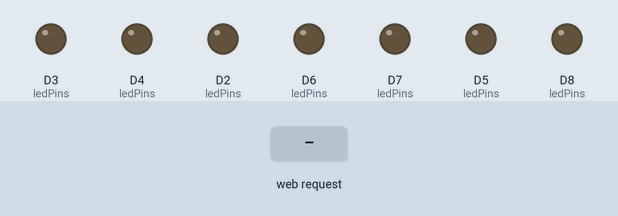
A sketch run on a simulated ESP8266 (NodeMCU). Parts: output pins drawn as LEDs (lit = HIGH). Inputs (shaded band) come from the test bench. What the sketch prints to the serial monitor is not drawn.

Above: at 2.2 s.
2.3 s: HTTP request GET /led received
At 3.5 s:
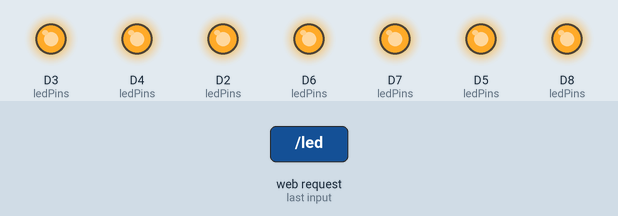
3.8 s: HTTP request GET /led?plain=1 received
At 4.6 s:
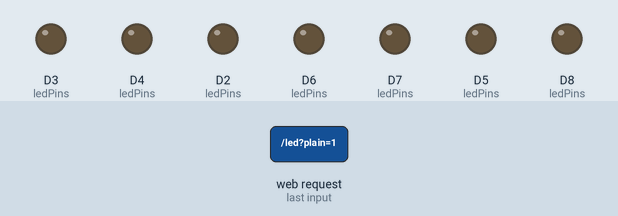
5.3 s: HTTP request GET /led?plain=0 received
At 5.7 s:
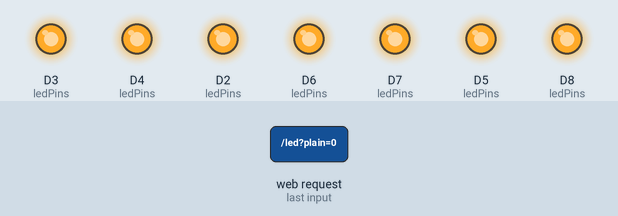
Timing chart, 0 to 8.3 s (numbered marks = the images above; inputs shaded):
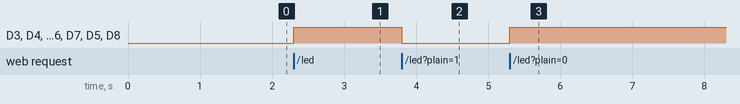

The sketch:

WIFI_APP.ino
```cpp
#include <ESP8266WiFi.h>
#include <WiFiClient.h>
#include <ESP8266WebServer.h>
#include <ArduinoJson.h>
#include <string>

#ifndef APSSID
#define APSSID "ESP32_ACP"
#define APPSK "ece@123ece"
#endif

/* Declare the pins for the leds and their status var */
int ledPins[] = { D8, D7, D6, D5, D4, D4, D3, D2 };
bool ledOn = false;


/* Set these to your desired credentials. */
const char *ssid = APSSID;
const char *password = APPSK;

ESP8266WebServer server(80);

/* Just a little test message.  Go to http://192.168.4.1 in a web browser
   connected to this access point to see it.
*/
void handleRoot() {
  server.send(200, "text/html", "<h1>You are connected</h1>");
}


/*
  Function to control the led status
  Turns on and off all the leds as of now whenever /led point is hit
*/

// Toggle LED handler
#include <ArduinoJson.h>  // Include the ArduinoJson library

void toggleLed() {
  StaticJsonDocument<200> jsonDoc;  // Adjust the size according to your needs

  if (!ledOn) {
    for (auto led : ledPins) {
      digitalWrite(led, HIGH);
    }
  } else {
    for (auto led : ledPins) {
      digitalWrite(led, LOW);
    }
  }
  ledOn = !ledOn;  // Toggle the LED state

  // Build the JSON response
  jsonDoc["status"] = "success";
  jsonDoc["message"] = "LED state toggled";
  jsonDoc["ledStatus"] = ledOn ? true : false;

  // Convert the JSON document to a string
  String jsonResponse;
  serializeJson(jsonDoc, jsonResponse);

  // Send the JSON response
  server.send(200, "application/json", jsonResponse);
}

/*
  Change the leds that are on and off to show the binary num
  */

void changeLedsBool() {
  String requestBody = server.arg("plain");
  DynamicJsonDocument jsonDoc(200);

  deserializeJson(jsonDoc, requestBody);
  Serial.println("String got: " + String(jsonDoc["variable"]));

  // int variableNumber = jsonDoc["variable"];

  // Serial.println("Number got: " + String(variableNumber));

  // for (short i = 0; i < 8; i++) {
  //   auto m = variableNumber % 2;
  //   variableNumber /= 2;

  //   Serial.println(m);

  //   if (m == 1) {
  //     digitalWrite(ledPins[i], HIGH);
  //   } else {
  //     digitalWrite(ledPins[i], LOW);
  //   }
  // }

  // Build the JSON response
  jsonDoc["status"] = "success";

  // Convert the JSON document to a string
  String jsonResponse;
  serializeJson(jsonDoc, jsonResponse);

  // Send the JSON response
  server.send(200, "application/json", jsonResponse);
}

/*
  Setup function to initialize the initial state
*/
void setup() {
  // LED pin mode setup and initialization to LOW
  for (auto pin : ledPins) {
    pinMode(pin, OUTPUT);
    digitalWrite(pin, LOW);
  }


  delay(1000);
  Serial.begin(115200);
  Serial.println();
  Serial.print("Configuring access point...");
  /* You can remove the password parameter if you want the AP to be open. */
  WiFi.softAP(ssid, password);

  IPAddress myIP = WiFi.softAPIP();
  Serial.print("AP IP address: ");
  server.on("/", handleRoot);
  server.on("/led", toggleLed);
  server.on("/var", changeLedsBool);
  server.begin();
  Serial.println("HTTP server started");
}

void loop() {
  server.handleClient();
}
```

Measured:
- after the input at 2.3 s, D3 (ledPins), D4 (ledPins), D2 (ledPins), D6 (ledPins), D7 (ledPins), D5 (ledPins), D8 (ledPins): LOW → HIGH at once
- after the input at 3.8 s, D3 (ledPins), D4 (ledPins), D2 (ledPins), D6 (ledPins), D7 (ledPins), D5 (ledPins), D8 (ledPins): HIGH → LOW at once
- after the input at 5.3 s, D3 (ledPins), D4 (ledPins), D2 (ledPins), D6 (ledPins), D7 (ledPins), D5 (ledPins), D8 (ledPins): LOW → HIGH at once
